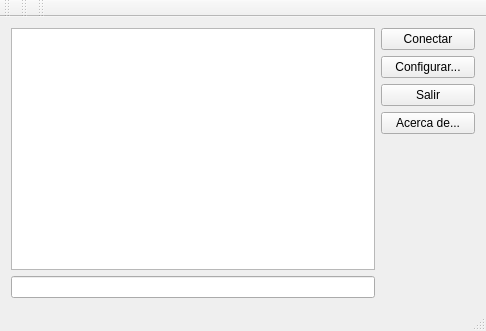
<?xml version="1.0" encoding="UTF-8"?>
<ui version="4.0">
 <class>MainWindow</class>
 <widget class="QMainWindow" name="MainWindow">
  <property name="geometry">
   <rect>
    <x>0</x>
    <y>0</y>
    <width>486</width>
    <height>331</height>
   </rect>
  </property>
  <property name="windowTitle">
   <string>qVersare</string>
  </property>
  <widget class="QWidget" name="centralWidget">
   <layout class="QHBoxLayout" name="horizontalLayout">
    <item>
     <layout class="QVBoxLayout" name="verticalLayout">
      <item>
       <widget class="QPlainTextEdit" name="ReciveTextEdit">
        <property name="readOnly">
         <bool>true</bool>
        </property>
       </widget>
      </item>
      <item>
       <widget class="QLineEdit" name="SendTextEdit"/>
      </item>
     </layout>
    </item>
    <item>
     <layout class="QVBoxLayout" name="verticalLayout_2">
      <item>
       <widget class="QPushButton" name="conectButton">
        <property name="minimumSize">
         <size>
          <width>94</width>
          <height>0</height>
         </size>
        </property>
        <property name="text">
         <string>Conectar</string>
        </property>
       </widget>
      </item>
      <item>
       <widget class="QPushButton" name="confButton">
        <property name="text">
         <string>Configurar...</string>
        </property>
       </widget>
      </item>
      <item>
       <widget class="QPushButton" name="exitButton">
        <property name="text">
         <string>Salir</string>
        </property>
       </widget>
      </item>
      <item>
       <widget class="QPushButton" name="aboutButton">
        <property name="text">
         <string>Acerca de...</string>
        </property>
       </widget>
      </item>
      <item>
       <spacer name="verticalSpacer">
        <property name="orientation">
         <enum>Qt::Vertical</enum>
        </property>
        <property name="sizeHint" stdset="0">
         <size>
          <width>20</width>
          <height>40</height>
         </size>
        </property>
       </spacer>
      </item>
     </layout>
    </item>
   </layout>
  </widget>
  <widget class="QMenuBar" name="menuBar">
   <property name="geometry">
    <rect>
     <x>0</x>
     <y>0</y>
     <width>486</width>
     <height>27</height>
    </rect>
   </property>
  </widget>
  <widget class="QToolBar" name="mainToolBar">
   <attribute name="toolBarArea">
    <enum>TopToolBarArea</enum>
   </attribute>
   <attribute name="toolBarBreak">
    <bool>false</bool>
   </attribute>
  </widget>
  <widget class="QStatusBar" name="statusBar"/>
  <widget class="QToolBar" name="toolBar">
   <property name="windowTitle">
    <string>toolBar</string>
   </property>
   <attribute name="toolBarArea">
    <enum>TopToolBarArea</enum>
   </attribute>
   <attribute name="toolBarBreak">
    <bool>false</bool>
   </attribute>
  </widget>
  <widget class="QToolBar" name="toolBar_2">
   <property name="windowTitle">
    <string>toolBar_2</string>
   </property>
   <attribute name="toolBarArea">
    <enum>TopToolBarArea</enum>
   </attribute>
   <attribute name="toolBarBreak">
    <bool>false</bool>
   </attribute>
  </widget>
 </widget>
 <layoutdefault spacing="6" margin="11"/>
 <resources/>
 <connections/>
</ui>
